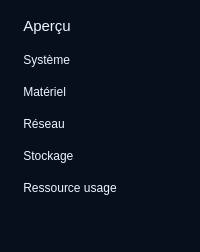
       <widget class="QWidget" name="sidebar" native="true">
        <property name="styleSheet">
         <string notr="true">background-color:#070F1C;
color:#F0F5FF;</string>
        </property>
        <layout class="QVBoxLayout" name="verticalLayout" stretch="0,0,0,0,0,0,0">
         <property name="spacing">
          <number>4</number>
         </property>
         <property name="sizeConstraint">
          <enum>QLayout::SizeConstraint::SetMinimumSize</enum>
         </property>
         <property name="leftMargin">
          <number>10</number>
         </property>
         <property name="topMargin">
          <number>10</number>
         </property>
         <property name="rightMargin">
          <number>10</number>
         </property>
         <property name="bottomMargin">
          <number>10</number>
         </property>
         <item>
          <widget class="QPushButton" name="bouton_apercu">
           <property name="font">
            <font>
             <pointsize>11</pointsize>
             <bold>false</bold>
            </font>
           </property>
           <property name="styleSheet">
            <string notr="true">QPushButton
{
	background:transparent;
	width: 100%;
	padding: 7px 0px 7px 10px;
	border-radius: 8px;
	text-align: left;
}
QPushButton:hover
{
	background-color: rgb(26, 95, 180);
}
QPushButton:pressed
{
	font-weight:bold;
}</string>
           </property>
           <property name="text">
            <string> Aperçu</string>
           </property>
           <property name="icon">
            <iconset>
             <normaloff>icons/menu.png</normaloff>icons/menu.png</iconset>
           </property>
           <property name="iconSize">
            <size>
             <width>20</width>
             <height>20</height>
            </size>
           </property>
          </widget>
         </item>
         <item>
          <widget class="QPushButton" name="bouton_systeme">
           <property name="styleSheet">
            <string notr="true">QPushButton
{
	background:transparent;
	width: 100%;
	padding: 7px 0px 7px 10px;
	border-radius: 8px;
	text-align: left;
}
QPushButton:hover
{
	background-color: rgb(26, 95, 180);
}</string>
           </property>
           <property name="text">
            <string> Système</string>
           </property>
           <property name="icon">
            <iconset>
             <normaloff>icons/ecran-dordinateur.png</normaloff>icons/ecran-dordinateur.png</iconset>
           </property>
           <property name="iconSize">
            <size>
             <width>20</width>
             <height>20</height>
            </size>
           </property>
          </widget>
         </item>
         <item>
          <widget class="QPushButton" name="bouton_materiel">
           <property name="styleSheet">
            <string notr="true">QPushButton
{
	background:transparent;
	width: 100%;
	padding: 7px 0px 7px 10px;
	border-radius: 8px;
	text-align: left;
}
QPushButton:hover
{
	background-color: rgb(26, 95, 180);
}</string>
           </property>
           <property name="text">
            <string> Matériel</string>
           </property>
           <property name="icon">
            <iconset>
             <normaloff>icons/ordinateur.png</normaloff>icons/ordinateur.png</iconset>
           </property>
           <property name="iconSize">
            <size>
             <width>20</width>
             <height>20</height>
            </size>
           </property>
          </widget>
         </item>
         <item>
          <widget class="QPushButton" name="bouton_reseau">
           <property name="styleSheet">
            <string notr="true">QPushButton
{
	background:transparent;
	width: 100%;
	padding: 7px 0px 7px 10px;
	border-radius: 8px;
	text-align: left;
}
QPushButton:hover
{
	background-color: rgb(26, 95, 180);
}</string>
           </property>
           <property name="text">
            <string> Réseau</string>
           </property>
           <property name="icon">
            <iconset>
             <normaloff>icons/linternet.png</normaloff>icons/linternet.png</iconset>
           </property>
           <property name="iconSize">
            <size>
             <width>20</width>
             <height>20</height>
            </size>
           </property>
          </widget>
         </item>
         <item>
          <widget class="QPushButton" name="bouton_stockage">
           <property name="styleSheet">
            <string notr="true">QPushButton
{
	background:transparent;
	width: 100%;
	padding: 7px 0px 7px 10px;
	border-radius: 8px;
	text-align: left;
}
QPushButton:hover
{
	background-color: rgb(26, 95, 180);
}</string>
           </property>
           <property name="text">
            <string> Stockage</string>
           </property>
           <property name="icon">
            <iconset resource="ressources.qrc">
             <normaloff>:/icons/icons/base-de-donnees.png</normaloff>:/icons/icons/base-de-donnees.png</iconset>
           </property>
           <property name="iconSize">
            <size>
             <width>20</width>
             <height>20</height>
            </size>
           </property>
          </widget>
         </item>
         <item>
          <widget class="QPushButton" name="bouton_processus">
           <property name="styleSheet">
            <string notr="true">QPushButton
{
	background:transparent;
	width: 100%;
	padding: 7px 0px 7px 10px;
	border-radius: 8px;
	text-align: left;
}
QPushButton:hover
{
	background-color: rgb(26, 95, 180);
}</string>
           </property>
           <property name="text">
            <string> Ressource usage</string>
           </property>
           <property name="icon">
            <iconset resource="ressources.qrc">
             <normaloff>:/icons/icons/processus.png</normaloff>:/icons/icons/processus.png</iconset>
           </property>
           <property name="iconSize">
            <size>
             <width>20</width>
             <height>20</height>
            </size>
           </property>
          </widget>
         </item>
         <item>
          <spacer name="verticalSpacer">
           <property name="orientation">
            <enum>Qt::Orientation::Vertical</enum>
           </property>
           <property name="sizeType">
            <enum>QSizePolicy::Policy::Expanding</enum>
           </property>
           <property name="sizeHint" stdset="0">
            <size>
             <width>20</width>
             <height>40</height>
            </size>
           </property>
          </spacer>
         </item>
        </layout>
       </widget>
